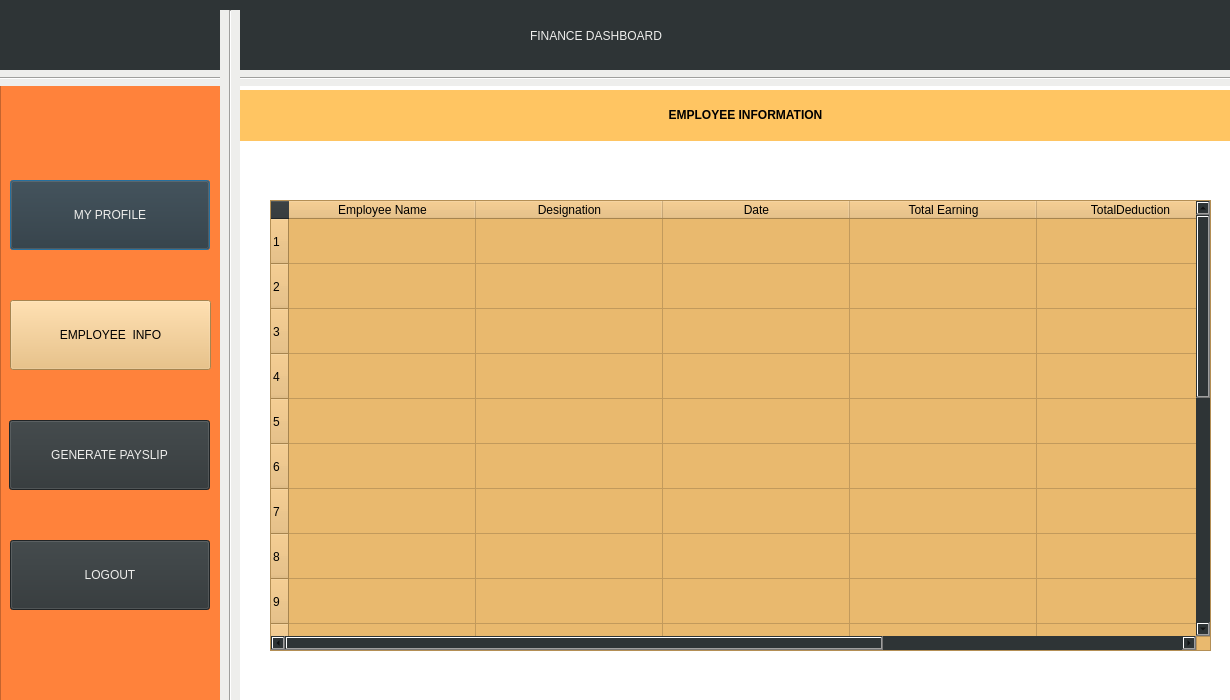
<?xml version="1.0" encoding="UTF-8"?>
<ui version="4.0">
 <class>Dialog</class>
 <widget class="QDialog" name="Dialog">
  <property name="geometry">
   <rect>
    <x>0</x>
    <y>0</y>
    <width>1230</width>
    <height>700</height>
   </rect>
  </property>
  <property name="windowTitle">
   <string>Dialog</string>
  </property>
  <property name="autoFillBackground">
   <bool>false</bool>
  </property>
  <property name="styleSheet">
   <string notr="true">background-color: rgb(46, 52, 54);
border-bottom-color: rgb(238, 238, 236);
border-right-color: rgb(238, 238, 236);
border-top-color: rgb(238, 238, 236);
border-color: rgb(245, 121, 0);</string>
  </property>
  <widget class="QLabel" name="label1">
   <property name="geometry">
    <rect>
     <x>530</x>
     <y>0</y>
     <width>401</width>
     <height>71</height>
    </rect>
   </property>
   <property name="styleSheet">
    <string notr="true">color:rgb(238, 238, 236);
font: 75 30pt &quot;Ubuntu Condensed&quot;;</string>
   </property>
   <property name="text">
    <string>FINANCE DASHBOARD</string>
   </property>
  </widget>
  <widget class="QLabel" name="LOGO">
   <property name="geometry">
    <rect>
     <x>10</x>
     <y>10</y>
     <width>201</width>
     <height>51</height>
    </rect>
   </property>
   <property name="text">
    <string/>
   </property>
   <property name="pixmap">
    <pixmap>logo.png</pixmap>
   </property>
   <property name="scaledContents">
    <bool>true</bool>
   </property>
  </widget>
  <widget class="Line" name="line">
   <property name="geometry">
    <rect>
     <x>-10</x>
     <y>70</y>
     <width>1251</width>
     <height>16</height>
    </rect>
   </property>
   <property name="styleSheet">
    <string notr="true">
background-color: rgb(238, 238, 236);</string>
   </property>
   <property name="orientation">
    <enum>Qt::Horizontal</enum>
   </property>
  </widget>
  <widget class="Line" name="line_2">
   <property name="geometry">
    <rect>
     <x>220</x>
     <y>10</y>
     <width>20</width>
     <height>761</height>
    </rect>
   </property>
   <property name="styleSheet">
    <string notr="true">
background-color: rgb(238, 238, 236);</string>
   </property>
   <property name="orientation">
    <enum>Qt::Vertical</enum>
   </property>
  </widget>
  <widget class="QColumnView" name="columnView">
   <property name="geometry">
    <rect>
     <x>0</x>
     <y>80</y>
     <width>226</width>
     <height>621</height>
    </rect>
   </property>
   <property name="styleSheet">
    <string notr="true">background-color: rgb(255, 130, 59);
</string>
   </property>
  </widget>
  <widget class="QPushButton" name="myprofile">
   <property name="geometry">
    <rect>
     <x>10</x>
     <y>180</y>
     <width>200</width>
     <height>70</height>
    </rect>
   </property>
   <property name="cursor">
    <cursorShape>OpenHandCursor</cursorShape>
   </property>
   <property name="mouseTracking">
    <bool>true</bool>
   </property>
   <property name="acceptDrops">
    <bool>false</bool>
   </property>
   <property name="styleSheet">
    <string notr="true">color:rgb(238, 238, 236);
font: 75 15pt &quot;Ubuntu Condensed&quot;;</string>
   </property>
   <property name="text">
    <string>MY PROFILE</string>
   </property>
  </widget>
  <widget class="QPushButton" name="empinfo">
   <property name="geometry">
    <rect>
     <x>10</x>
     <y>300</y>
     <width>201</width>
     <height>70</height>
    </rect>
   </property>
   <property name="cursor">
    <cursorShape>OpenHandCursor</cursorShape>
   </property>
   <property name="styleSheet">
    <string notr="true">

color:rgb(0,0,0);
background-color: rgb(233, 185, 110);
font: 75 14pt &quot;Ubuntu Condensed&quot;;</string>
   </property>
   <property name="text">
    <string>EMPLOYEE  INFO</string>
   </property>
  </widget>
  <widget class="QPushButton" name="logout">
   <property name="geometry">
    <rect>
     <x>10</x>
     <y>540</y>
     <width>200</width>
     <height>70</height>
    </rect>
   </property>
   <property name="cursor">
    <cursorShape>OpenHandCursor</cursorShape>
   </property>
   <property name="styleSheet">
    <string notr="true">color:rgb(238, 238, 236);
font: 75 17pt &quot;Ubuntu Condensed&quot;;</string>
   </property>
   <property name="text">
    <string>LOGOUT</string>
   </property>
  </widget>
  <widget class="QColumnView" name="columnView_2">
   <property name="geometry">
    <rect>
     <x>210</x>
     <y>80</y>
     <width>1021</width>
     <height>671</height>
    </rect>
   </property>
   <property name="styleSheet">
    <string notr="true">background-color: rgb(255, 255, 255);
</string>
   </property>
  </widget>
  <widget class="QLabel" name="label1_2">
   <property name="geometry">
    <rect>
     <x>240</x>
     <y>90</y>
     <width>1011</width>
     <height>51</height>
    </rect>
   </property>
   <property name="styleSheet">
    <string notr="true">background-color: rgb(255, 197, 98);
font: 75 30pt &quot;Ubuntu Condensed&quot;;</string>
   </property>
   <property name="text">
    <string>&lt;html&gt;&lt;head/&gt;&lt;body&gt;&lt;p align=&quot;center&quot;&gt;&lt;span style=&quot; font-weight:600;&quot;&gt;EMPLOYEE INFORMATION&lt;/span&gt;&lt;/p&gt;&lt;/body&gt;&lt;/html&gt;</string>
   </property>
  </widget>
  <widget class="QPushButton" name="generatepayslip">
   <property name="geometry">
    <rect>
     <x>9</x>
     <y>420</y>
     <width>201</width>
     <height>70</height>
    </rect>
   </property>
   <property name="cursor">
    <cursorShape>OpenHandCursor</cursorShape>
   </property>
   <property name="styleSheet">
    <string notr="true">color:rgb(238, 238, 236);
font: 75 17pt &quot;Ubuntu Condensed&quot;;</string>
   </property>
   <property name="text">
    <string>GENERATE PAYSLIP</string>
   </property>
  </widget>
  <widget class="QTableWidget" name="tableWidget">
   <property name="geometry">
    <rect>
     <x>270</x>
     <y>200</y>
     <width>941</width>
     <height>451</height>
    </rect>
   </property>
   <property name="styleSheet">
    <string notr="true">background-color: rgb(233, 185, 110);</string>
   </property>
   <property name="rowCount">
    <number>20</number>
   </property>
   <attribute name="horizontalHeaderCascadingSectionResizes">
    <bool>true</bool>
   </attribute>
   <attribute name="horizontalHeaderDefaultSectionSize">
    <number>187</number>
   </attribute>
   <attribute name="horizontalHeaderShowSortIndicator" stdset="0">
    <bool>true</bool>
   </attribute>
   <attribute name="horizontalHeaderStretchLastSection">
    <bool>true</bool>
   </attribute>
   <attribute name="verticalHeaderCascadingSectionResizes">
    <bool>false</bool>
   </attribute>
   <attribute name="verticalHeaderDefaultSectionSize">
    <number>45</number>
   </attribute>
   <attribute name="verticalHeaderShowSortIndicator" stdset="0">
    <bool>false</bool>
   </attribute>
   <attribute name="verticalHeaderStretchLastSection">
    <bool>false</bool>
   </attribute>
   <row/>
   <row/>
   <row/>
   <row/>
   <row/>
   <row/>
   <row/>
   <row/>
   <row/>
   <row/>
   <row/>
   <row/>
   <row/>
   <row/>
   <row/>
   <row/>
   <row/>
   <row/>
   <row/>
   <row/>
   <column>
    <property name="text">
     <string>Employee Name</string>
    </property>
   </column>
   <column>
    <property name="text">
     <string>Designation</string>
    </property>
   </column>
   <column>
    <property name="text">
     <string>Date</string>
    </property>
   </column>
   <column>
    <property name="text">
     <string>Total Earning</string>
    </property>
   </column>
   <column>
    <property name="text">
     <string>TotalDeduction</string>
    </property>
   </column>
   <column>
    <property name="text">
     <string>NetSalary</string>
    </property>
   </column>
  </widget>
  <zorder>columnView_2</zorder>
  <zorder>columnView</zorder>
  <zorder>label1</zorder>
  <zorder>LOGO</zorder>
  <zorder>line</zorder>
  <zorder>line_2</zorder>
  <zorder>empinfo</zorder>
  <zorder>logout</zorder>
  <zorder>myprofile</zorder>
  <zorder>label1_2</zorder>
  <zorder>generatepayslip</zorder>
  <zorder>tableWidget</zorder>
 </widget>
 <resources/>
 <connections/>
</ui>
